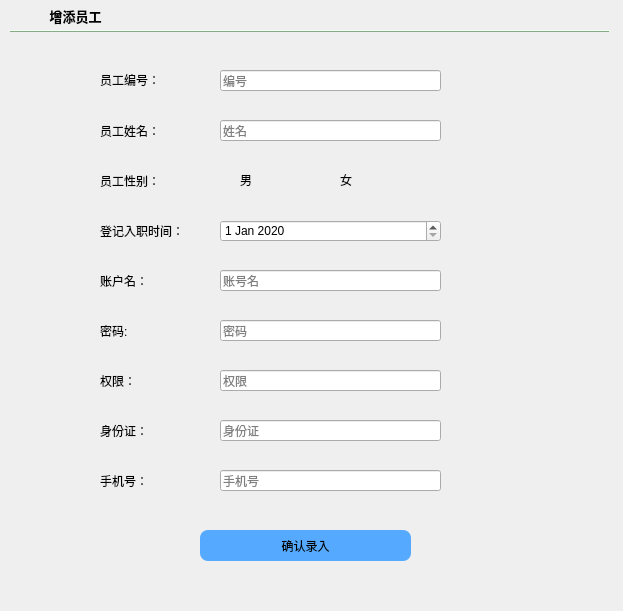
    <widget class="QWidget" name="page_2">
     <widget class="QLabel" name="label_9">
      <property name="geometry">
       <rect>
        <x>100</x>
        <y>60</y>
        <width>101</width>
        <height>40</height>
       </rect>
      </property>
      <property name="styleSheet">
       <string notr="true">font: 9pt &quot;FontAwesome&quot;;
background: transparent;
</string>
      </property>
      <property name="text">
       <string>员工编号：</string>
      </property>
     </widget>
     <widget class="QFrame" name="split_2">
      <property name="geometry">
       <rect>
        <x>10</x>
        <y>30</y>
        <width>600</width>
        <height>2</height>
       </rect>
      </property>
      <property name="styleSheet">
       <string notr="true">color:#CCFFCC;
border-color:#CCFFCC;
background-color:#CCFFCC</string>
      </property>
      <property name="frameShape">
       <enum>QFrame::HLine</enum>
      </property>
      <property name="frameShadow">
       <enum>QFrame::Raised</enum>
      </property>
     </widget>
     <widget class="QLabel" name="label_10">
      <property name="geometry">
       <rect>
        <x>100</x>
        <y>260</y>
        <width>101</width>
        <height>41</height>
       </rect>
      </property>
      <property name="styleSheet">
       <string notr="true">font: 9pt &quot;FontAwesome&quot;;background: transparent;
</string>
      </property>
      <property name="text">
       <string>账户名：</string>
      </property>
     </widget>
     <widget class="QLabel" name="label_11">
      <property name="geometry">
       <rect>
        <x>100</x>
        <y>110</y>
        <width>101</width>
        <height>41</height>
       </rect>
      </property>
      <property name="styleSheet">
       <string notr="true">font: 9pt &quot;FontAwesome&quot;;
background: transparent;
</string>
      </property>
      <property name="text">
       <string>员工姓名：</string>
      </property>
     </widget>
     <widget class="QLabel" name="label_12">
      <property name="geometry">
       <rect>
        <x>100</x>
        <y>310</y>
        <width>101</width>
        <height>41</height>
       </rect>
      </property>
      <property name="styleSheet">
       <string notr="true">font: 9pt &quot;FontAwesome&quot;;background: transparent;
</string>
      </property>
      <property name="text">
       <string>密码:</string>
      </property>
     </widget>
     <widget class="QLabel" name="label_13">
      <property name="geometry">
       <rect>
        <x>100</x>
        <y>160</y>
        <width>101</width>
        <height>41</height>
       </rect>
      </property>
      <property name="styleSheet">
       <string notr="true">font: 9pt &quot;FontAwesome&quot;;background: transparent;
</string>
      </property>
      <property name="text">
       <string>员工性别：</string>
      </property>
     </widget>
     <widget class="QLabel" name="label_14">
      <property name="geometry">
       <rect>
        <x>100</x>
        <y>360</y>
        <width>101</width>
        <height>41</height>
       </rect>
      </property>
      <property name="styleSheet">
       <string notr="true">font: 9pt &quot;FontAwesome&quot;;background: transparent;
</string>
      </property>
      <property name="text">
       <string>权限：</string>
      </property>
     </widget>
     <widget class="QLabel" name="label_15">
      <property name="geometry">
       <rect>
        <x>100</x>
        <y>210</y>
        <width>101</width>
        <height>41</height>
       </rect>
      </property>
      <property name="styleSheet">
       <string notr="true">font: 9pt &quot;FontAwesome&quot;;background: transparent;
</string>
      </property>
      <property name="text">
       <string>登记入职时间：</string>
      </property>
     </widget>
     <widget class="QLabel" name="label_16">
      <property name="geometry">
       <rect>
        <x>100</x>
        <y>410</y>
        <width>101</width>
        <height>41</height>
       </rect>
      </property>
      <property name="styleSheet">
       <string notr="true">font: 9pt &quot;FontAwesome&quot;;background: transparent;
</string>
      </property>
      <property name="text">
       <string>身份证：</string>
      </property>
     </widget>
     <widget class="QLabel" name="label_17">
      <property name="geometry">
       <rect>
        <x>100</x>
        <y>460</y>
        <width>101</width>
        <height>41</height>
       </rect>
      </property>
      <property name="styleSheet">
       <string notr="true">font: 9pt &quot;FontAwesome&quot;;background: transparent;
</string>
      </property>
      <property name="text">
       <string>手机号：</string>
      </property>
     </widget>
     <widget class="QLineEdit" name="inputsid">
      <property name="geometry">
       <rect>
        <x>220</x>
        <y>70</y>
        <width>221</width>
        <height>21</height>
       </rect>
      </property>
      <property name="placeholderText">
       <string>编号</string>
      </property>
     </widget>
     <widget class="QLineEdit" name="inputname">
      <property name="geometry">
       <rect>
        <x>220</x>
        <y>120</y>
        <width>221</width>
        <height>21</height>
       </rect>
      </property>
      <property name="placeholderText">
       <string>姓名</string>
      </property>
     </widget>
     <widget class="QLineEdit" name="inputuser">
      <property name="geometry">
       <rect>
        <x>220</x>
        <y>270</y>
        <width>221</width>
        <height>21</height>
       </rect>
      </property>
      <property name="placeholderText">
       <string>账号名</string>
      </property>
     </widget>
     <widget class="QLineEdit" name="inputpwd">
      <property name="geometry">
       <rect>
        <x>220</x>
        <y>320</y>
        <width>221</width>
        <height>21</height>
       </rect>
      </property>
      <property name="placeholderText">
       <string>密码</string>
      </property>
     </widget>
     <widget class="QLineEdit" name="inputrole">
      <property name="geometry">
       <rect>
        <x>220</x>
        <y>370</y>
        <width>221</width>
        <height>21</height>
       </rect>
      </property>
      <property name="placeholderText">
       <string>权限</string>
      </property>
     </widget>
     <widget class="QLineEdit" name="inputidcard">
      <property name="geometry">
       <rect>
        <x>220</x>
        <y>420</y>
        <width>221</width>
        <height>21</height>
       </rect>
      </property>
      <property name="placeholderText">
       <string>身份证</string>
      </property>
     </widget>
     <widget class="QLineEdit" name="inputphone">
      <property name="geometry">
       <rect>
        <x>220</x>
        <y>470</y>
        <width>221</width>
        <height>21</height>
       </rect>
      </property>
      <property name="placeholderText">
       <string>手机号</string>
      </property>
     </widget>
     <widget class="QToolButton" name="toolButton_3">
      <property name="geometry">
       <rect>
        <x>20</x>
        <y>0</y>
        <width>111</width>
        <height>31</height>
       </rect>
      </property>
      <property name="font">
       <font>
        <family>FontAwesome</family>
        <pointsize>10</pointsize>
        <weight>75</weight>
        <bold>true</bold>
       </font>
      </property>
      <property name="styleSheet">
       <string notr="true">border:none
</string>
      </property>
      <property name="text">
       <string>增添员工</string>
      </property>
      <property name="icon">
       <iconset>
        <normaloff>../../../pictures/insert.png</normaloff>../../../pictures/insert.png</iconset>
      </property>
      <property name="toolButtonStyle">
       <enum>Qt::ToolButtonTextBesideIcon</enum>
      </property>
     </widget>
     <widget class="QPushButton" name="commitAdd">
      <property name="geometry">
       <rect>
        <x>200</x>
        <y>530</y>
        <width>211</width>
        <height>31</height>
       </rect>
      </property>
      <property name="styleSheet">
       <string notr="true">#commitAdd{background:rgb(85, 170, 255);
border-radius:8px}
#commitAdd:hover
{
background:#CCFF99
}</string>
      </property>
      <property name="text">
       <string>确认录入</string>
      </property>
     </widget>
     <widget class="QDateEdit" name="inputdate">
      <property name="geometry">
       <rect>
        <x>220</x>
        <y>220</y>
        <width>221</width>
        <height>22</height>
       </rect>
      </property>
      <property name="dateTime">
       <datetime>
        <hour>0</hour>
        <minute>0</minute>
        <second>0</second>
        <year>2020</year>
        <month>1</month>
        <day>1</day>
       </datetime>
      </property>
     </widget>
     <widget class="QRadioButton" name="inputfemale">
      <property name="geometry">
       <rect>
        <x>320</x>
        <y>170</y>
        <width>115</width>
        <height>19</height>
       </rect>
      </property>
      <property name="styleSheet">
       <string notr="true">background: transparent;
</string>
      </property>
      <property name="text">
       <string>女</string>
      </property>
     </widget>
     <widget class="QRadioButton" name="inputmale">
      <property name="geometry">
       <rect>
        <x>220</x>
        <y>170</y>
        <width>81</width>
        <height>19</height>
       </rect>
      </property>
      <property name="styleSheet">
       <string notr="true">background: transparent;
</string>
      </property>
      <property name="text">
       <string>男</string>
      </property>
     </widget>
     <widget class="QLabel" name="label_23">
      <property name="geometry">
       <rect>
        <x>13</x>
        <y>1</y>
        <width>601</width>
        <height>601</height>
       </rect>
      </property>
      <property name="text">
       <string/>
      </property>
      <property name="pixmap">
       <pixmap resource="C:/Users/Lenovo/Desktop/pic.qrc">:/pictures/D:/pictures/anotherbg.png</pixmap>
      </property>
      <property name="scaledContents">
       <bool>true</bool>
      </property>
     </widget>
     <zorder>label_23</zorder>
     <zorder>label_9</zorder>
     <zorder>split_2</zorder>
     <zorder>label_10</zorder>
     <zorder>label_11</zorder>
     <zorder>label_12</zorder>
     <zorder>label_13</zorder>
     <zorder>label_14</zorder>
     <zorder>label_15</zorder>
     <zorder>label_16</zorder>
     <zorder>label_17</zorder>
     <zorder>inputsid</zorder>
     <zorder>inputname</zorder>
     <zorder>inputuser</zorder>
     <zorder>inputpwd</zorder>
     <zorder>inputrole</zorder>
     <zorder>inputidcard</zorder>
     <zorder>inputphone</zorder>
     <zorder>toolButton_3</zorder>
     <zorder>commitAdd</zorder>
     <zorder>inputdate</zorder>
     <zorder>inputfemale</zorder>
     <zorder>inputmale</zorder>
    </widget>
